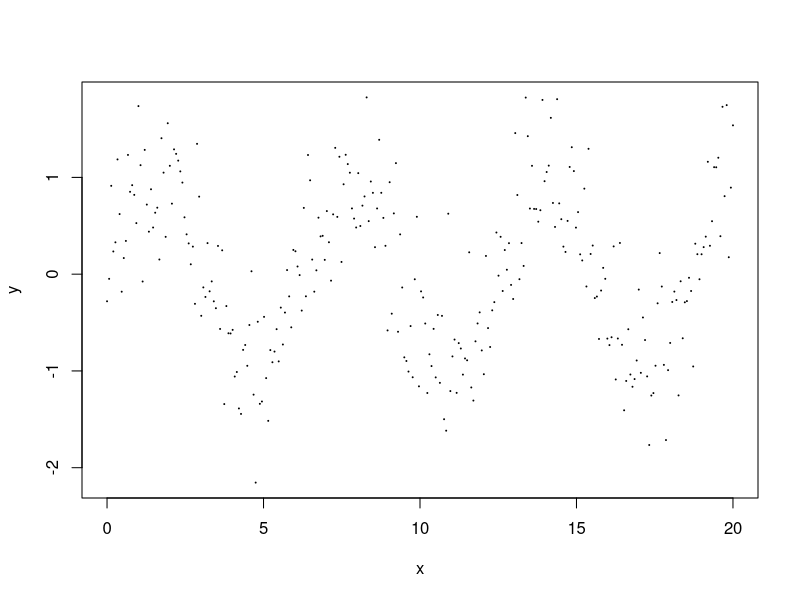

The R script that drew this image: (Note: this script raises an error after producing the figure.)
#install.packages("neuralnet")
#library(neuralnet)

set.seed(123)
k = 300
x = seq(0, 20, length.out=k)
y = sin(x) + rnorm(k, 0, .5)
df = cbind(x, y)
plot(x, y, pch = 19, cex = 0.1)

nnet1 = neuralnet(y~x, data = df, hidden = c(2,5))

pred.net = prediction(nnet1)
str(pred.net)
y.pred = pred.net$rep1[,2]
lines(x, y.pred)
